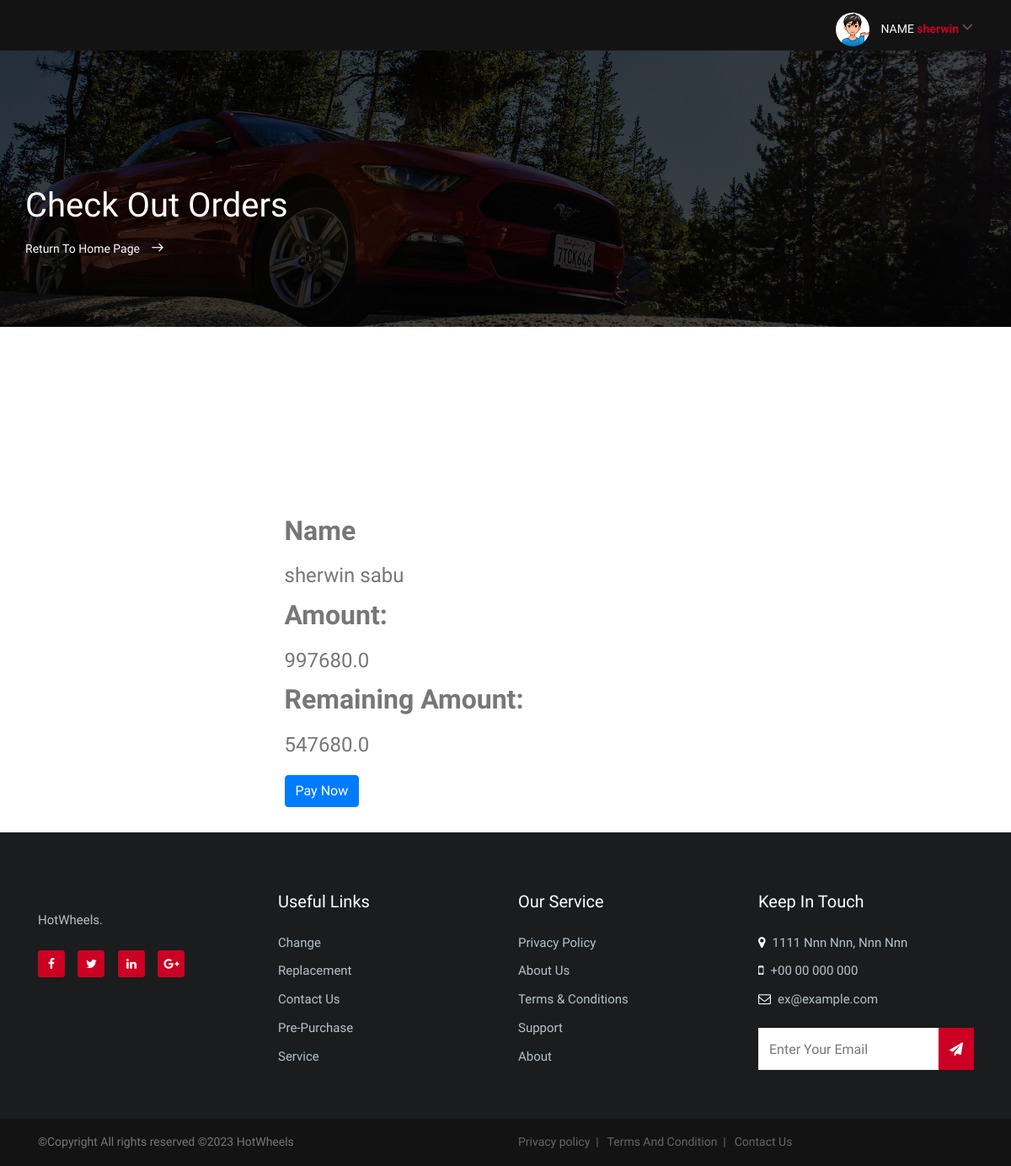
Page /cars/checkout/ (signed in) on the earlier database version.
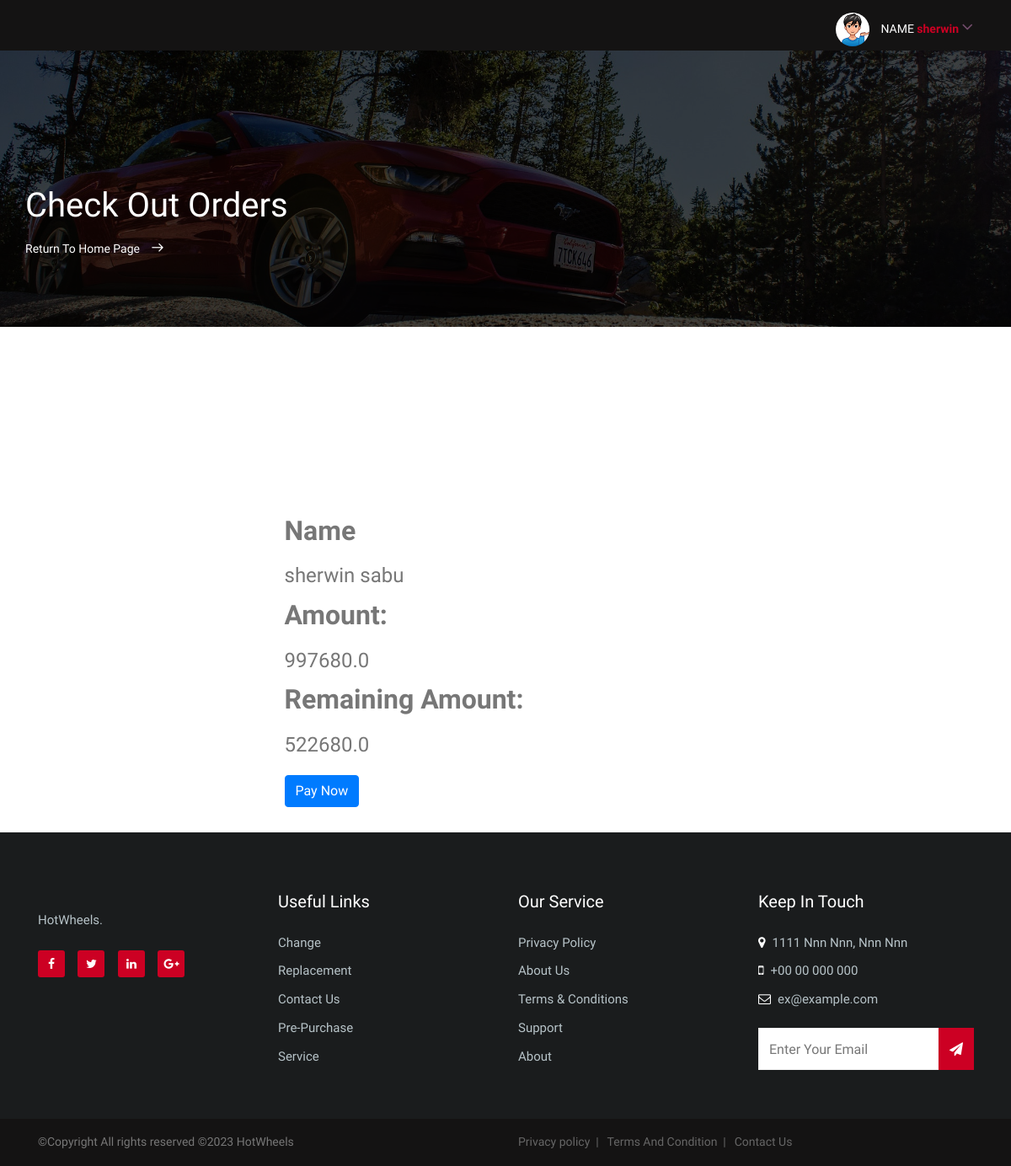
Same page on the later database version.
### cars/models.py (models this page shows)
class Order(models.Model):
    class Meta:
        db_table = 'CUSTOMER ORDER DETAILS'
        verbose_name = "Customer Orders"
        verbose_name_plural = "Customer Booking"
    id = models.BigAutoField(
        primary_key= True,
    )
    Address = models.CharField(default=None,null=True,blank=True,max_length=255,verbose_name="House Address Of Customer")
    LicenceIDNumber = models.CharField(default=None,null=True,blank=True,max_length=255,verbose_name="Licence ID Number Of Customer")
    Pincode = models.IntegerField(verbose_name="Pincode Of Customer")
    ContactNumber = models.CharField(default=None,null=True,blank=True,max_length=255,verbose_name="Contact Number Of Customer")
    application_code = models.UUIDField(default = uuid.uuid4,editable = False,verbose_name="Application Id Of Order")
    State = models.CharField(default=None,null=True,blank=True,max_length=255,verbose_name="State")
    City = models.CharField(default=None,null=True,blank=True,max_length=255,verbose_name="City")
    customerid = models.ForeignKey(User ,default=None,on_delete=models.CASCADE,verbose_name="Customer")
    carnameid = models.ForeignKey(DETAILS,on_delete=models.CASCADE,verbose_name="Car Name")
    Date_of_booking = models.DateTimeField(auto_now_add=True,verbose_name="Date Of Booking")
    Accessorieslist = models.TextField(default=None,null=True,verbose_name="Accessories Added")
    insurance = models.TextField(default=None,null=True,verbose_name="Insurance Amount")
    total = models.FloatField(default=None,null=True,verbose_name="Sum Total Of Car")
    balance_amount = models.FloatField(default=None,null=True,verbose_name="Balance Amount After Advance")
    accssamt = models.FloatField(default=None,null=True,verbose_name="Accessories Total")
    road_tax = models.FloatField(default=None,null=True,verbose_name="Road Tax")
    regst_amt = models.FloatField(default=None,null=True,verbose_name="Registration Amount")
    insuramt = models.FloatField(default=None,null=True,verbose_name="Insurance Amount")
    rating = models.IntegerField(default=0,null=True,verbose_name="Car Rating")
    average_rating = models.FloatField(default=0.0,null=True,verbose_name="Average Rating Of Car")

### cars/views.py (the view)
# urls.py: path('checkout/', views.checkout, name='checkout'),
def checkout(request):
    if 'username' in request.session:
        customer = Order.objects.filter(customerid=request.user)
        carnameid = customer[0].carnameid
        car_company = DETAILS.objects.filter(car_name=carnameid).values('car_company')
        car_company_name = COMPANY.objects.filter(pk=car_company[0].get("car_company")).values('name')
        carscompanynames = car_company_name[0].get("name")
        car_type = DETAILS.objects.filter(car_name=carnameid).values('car_type')
        car_type_name = TYPE.objects.filter(pk=car_type[0].get("car_type")).values('name')
        cartypenames = car_type_name[0].get("name")
        price = int(customer[0].total)*100
        return render(request,'checkout.html',{'price':price,'customer':customer,'carscompanynames':carscompanynames,'cartypenames':cartypenames})
    return redirect('signin')

### cars/models.py (called while the page is built)
    def __str__(self):
        return self.car_name

### cars/templates/checkout.html (shortened to what the changed rows need)
{% load static %}
<!DOCTYPE html>
<html lang="en">
<head>
        <link rel="stylesheet" href="{% static 'css/linearicons.css' %}">
        <link rel="stylesheet" href="{% static 'css/font-awesome.min.css' %}">
        <link rel="stylesheet" href="{% static 'css/bootstrap.css' %}">
        <link rel="stylesheet" href="{% static 'css/magnific-popup.css' %}">
        <link rel="stylesheet" href="{% static 'css/nice-select.css' %}">
        <link rel="stylesheet" href="{% static 'css/animate.min.css' %}">
        <link rel="stylesheet" href="{% static 'css/owl.carousel.css' %}">
        <link rel="stylesheet" href="{% static 'css/main.css' %}">
    </head>
    <body>
        <section class="banner-area relative" id="home">
            <div class="container">
                <div class="row d-flex align-items-center justify-content-center">
                    <div class="about-content col-lg-12">
                        <h1 class="text-white">
                            Check Out Orders
                        </h1>
                    </div>
                </div>
            </div>
        </section>
        {% for Order in customer %}
        <section class="cart_area mb-30 pt-120">
            <div class="container">
                <div class="col-6 mx-auto" style="margin-top:10%;">
                    <form action="{% url 'payment' %}" method='POST'>
                        <div class="mb-3">
                          <label for="exampleInputEmail1" class="form-label" style="font-size: xx-large;font-weight: bold;">Name</label><br><br>
                          <label  name="name" class="form-label" style="font-size: x-large;">{{user.first_name}} {{user.last_name}}</label>
                        </div>
                        <div class="mb-3">
                          <label for="exampleInputPassword1" class="form-label" style="font-size: xx-large;font-weight: bold;">Amount:</label><br><br>
                          <label  name="amount" class="form-label" style="font-size: x-large;">{{Order.total}}</label>
                        </div>
                        <div class="mb-3">
                            <label for="exampleInputPassword1" class="form-label" style="font-size: xx-large;font-weight: bold;">Remaining Amount:</label><br><br>
                            <label  name="amount" class="form-label" style="font-size: x-large;">{{Order.balance_amount}}</label>
                          </div>
                        <div>
                        <button type="submit" class="btn btn-primary">Pay Now</button>
                        </div>
                      </form>
                </div>
            </div>
        </section>
        {% endfor %}
    </body>
</html>

Differences in the rows shown:
changed Order: balance_amount "547680.0" → "522680.0"
